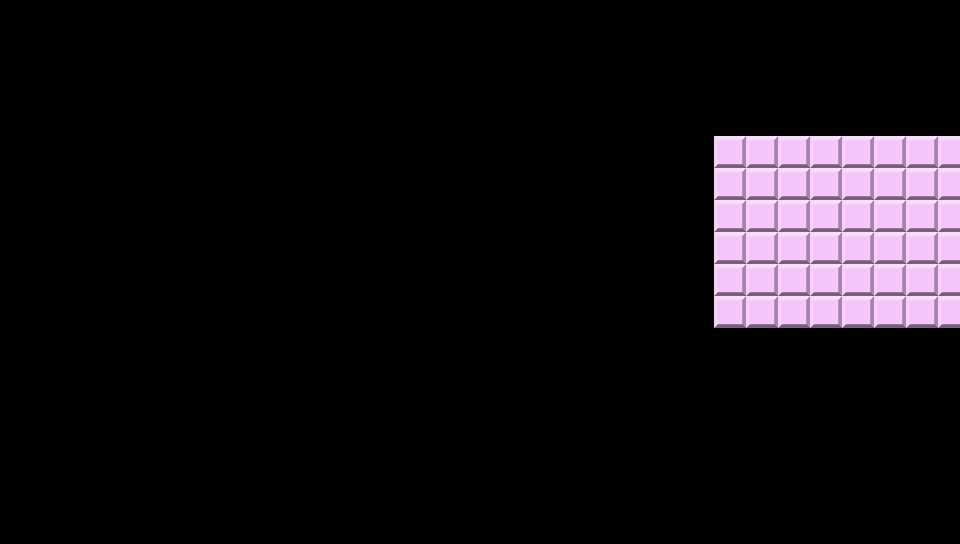

This is a level from a 2D game, rendered from its Tiled map with the project's own tilesets. A one-line summary and the complete map file follow:
An orthogonal 30x17 tile map with 32x32 px tiles, 1 tile layer (tileTip).

<map version="1.0" orientation="orthogonal" renderorder="right-up" width="30" height="17" tilewidth="32" tileheight="32" nextobjectid="1">
 <tileset firstgid="1" name="tile_spring" tilewidth="32" tileheight="32" tilecount="1" columns="1">
  <image source="../tile/tile_spring.png" width="32" height="32" />
 </tileset>
 <layer name="tileTip" width="30" height="17" offsetx="714" offsety="136">
  <data encoding="csv">
1,1,1,1,1,1,1,1,1,1,1,1,1,1,1,1,1,1,1,1,1,1,1,1,1,1,1,1,1,1,
1,1,1,1,1,1,1,1,1,1,1,1,1,1,1,1,1,1,1,1,1,1,1,1,1,1,1,1,1,1,
1,1,1,1,1,1,1,1,1,1,1,1,1,1,1,1,1,1,1,1,1,1,1,1,1,1,1,1,1,1,
1,1,1,1,1,1,1,1,1,1,1,1,1,1,1,1,1,1,1,1,1,1,1,1,1,1,1,1,1,1,
1,1,1,1,1,1,1,1,1,1,1,1,1,1,1,1,1,1,1,1,1,1,1,1,1,1,1,1,1,1,
1,1,1,1,1,1,1,1,1,1,1,1,1,1,1,1,1,1,1,1,1,1,1,1,1,1,1,1,1,1,
0,0,0,0,0,0,0,0,0,0,0,0,0,0,0,0,0,0,0,0,0,0,0,0,0,0,0,0,0,0,
0,0,0,0,0,0,0,0,0,0,0,0,0,0,0,0,0,0,0,0,0,0,0,0,0,0,0,0,0,0,
0,0,0,0,0,0,0,0,0,0,0,0,0,0,0,0,0,0,0,0,0,0,0,0,0,0,0,0,0,0,
0,0,0,0,0,0,0,0,0,0,0,0,0,0,0,0,0,0,0,0,0,0,0,0,0,0,0,0,0,0,
0,0,0,0,0,0,0,0,0,0,0,0,0,0,0,0,0,0,0,0,0,0,0,0,0,0,0,0,0,0,
0,0,0,0,0,0,0,0,0,0,0,0,0,0,0,0,0,0,0,0,0,0,0,0,0,0,0,0,0,0,
0,0,0,0,0,0,0,0,0,0,0,0,0,0,0,0,0,0,0,0,0,0,0,0,0,0,0,0,0,0,
0,0,0,0,0,0,0,0,0,0,0,0,0,0,0,0,0,0,0,0,0,0,0,0,0,0,0,0,0,0,
0,0,0,0,0,0,0,0,0,0,0,0,0,0,0,0,0,0,0,0,0,0,0,0,0,0,0,0,0,0,
0,0,0,0,0,0,0,0,0,0,0,0,0,0,0,0,0,0,0,0,0,0,0,0,0,0,0,0,0,0,
0,0,0,0,0,0,0,0,0,0,0,0,0,0,0,0,0,0,0,0,0,0,0,0,0,0,0,0,0,0
</data>
 </layer>
</map>